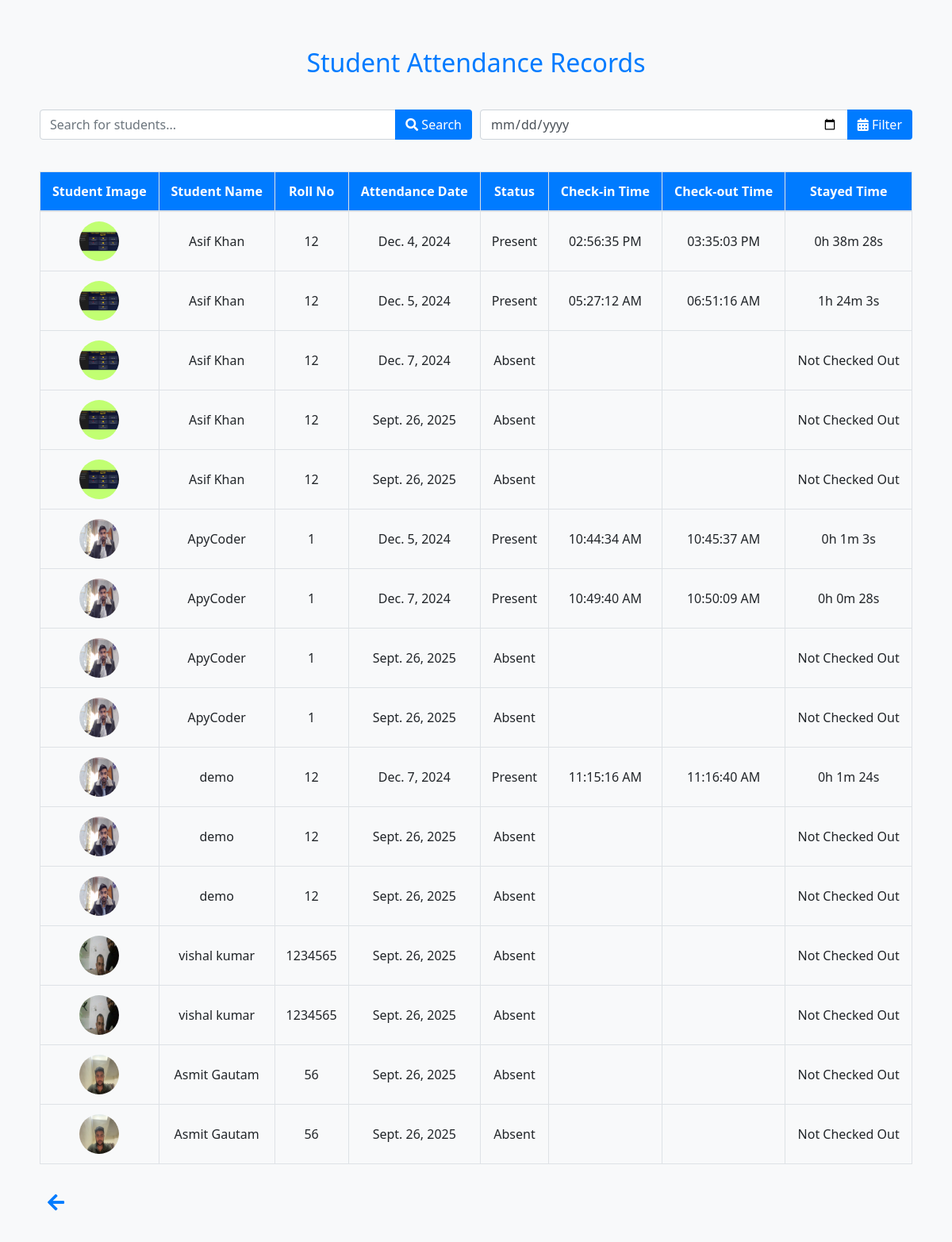
The app's page /students/attendance/ (signed in) with its own data.
### app1/models.py (models this page shows, shortened)
class Attendance(models.Model):
    student = models.ForeignKey(Student, on_delete=models.CASCADE)
    date = models.DateField()
    check_in_time = models.DateTimeField(null=True, blank=True)
    check_out_time = models.DateTimeField(null=True, blank=True)
    status = models.CharField(max_length=20, choices=[('Present', 'Present'), ('Absent', 'Absent')], default='Absent')
    is_late = models.BooleanField(default=False)
    email_sent = models.BooleanField(default=False)
    def calculate_duration(self):
        if self.check_in_time and self.check_out_time:
            duration = self.check_out_time - self.check_in_time
            hours, remainder = divmod(duration.total_seconds(), 3600)
            minutes, seconds = divmod(remainder, 60)
            return f"{int(hours)}h {int(minutes)}m {int(seconds)}s"
        return None

class Student(models.Model):
    user = models.OneToOneField(User, on_delete=models.CASCADE, related_name="student_profile")
    name = models.CharField(max_length=255)
    email = models.EmailField(max_length=255)
    phone_number = models.CharField(max_length=15)
    student_class = models.CharField(max_length=100)
    image = models.ImageField(upload_to='students/')
    authorized = models.BooleanField(default=False)
    roll_no = models.CharField(max_length=20)
    address = models.TextField()
    date_of_birth = models.DateField()
    joining_date = models.DateField()
    mother_name = models.CharField(max_length=255)
    father_name = models.CharField(max_length=255)

### app1/views.py (the view)
# urls.py: path('students/attendance/', views.student_attendance_list, name='student_attendance_list'),
@login_required
@user_passes_test(is_admin)
def student_attendance_list(request):
    search_query = request.GET.get('search', '')
    date_filter = request.GET.get('attendance_date', '')
    students = Student.objects.all()
    if search_query:
        students = students.filter(name__icontains=search_query)
    student_attendance_data = []
    for student in students:
        attendance_records = Attendance.objects.filter(student=student)
        if date_filter:
            attendance_records = attendance_records.filter(date=date_filter)
        attendance_records = attendance_records.order_by('date')
        student_attendance_data.append({
            'student': student,
            'attendance_records': attendance_records
        })
    context = {
        'student_attendance_data': student_attendance_data,
        'search_query': search_query,  # Pass the search query to the template
        'date_filter': date_filter       # Pass the date filter to the template
    }
    return render(request, 'student_attendance_list.html', context)

### app1/views.py (called while the page is built)
def is_admin(user):
    return user.is_superuser

### templates/student_attendance_list.html (shortened to what this page needs)
<!DOCTYPE html>
<html lang="en">
<head>
    <link rel="stylesheet" href="https://stackpath.bootstrapcdn.com/bootstrap/4.5.2/css/bootstrap.min.css">
    <link rel="stylesheet" href="https://cdnjs.cloudflare.com/ajax/libs/font-awesome/5.15.3/css/all.min.css">
</head>
<body>
<div class="container">
    <h2 class="heading">Student Attendance Records</h2>
    <form method="get" class="filter-container">
        <div class="input-group">
            <input type="text" name="search" class="form-control" placeholder="Search for students..." value="{{ search_query }}">
            <div class="input-group-append">
                <button class="btn btn-custom" type="submit"><i class="fas fa-search"></i> Search</button>
            </div>
        </div>
        <div class="input-group">
            <input type="date" name="attendance_date" class="form-control" value="{{ date_filter }}">
            <div class="input-group-append">
                <button class="btn btn-custom" type="submit"><i class="fas fa-calendar-alt"></i> Filter</button>
            </div>
        </div>
    </form>
    <div class="table-responsive attendance-table">
        <table class="table table-bordered table-hover">
            <thead>
                <tr>
                    <th>Student Image</th>
                    <th>Student Name</th>
                    <th>Roll No</th>
                    <th>Attendance Date</th>
                    <th>Status</th>
                    <th>Check-in Time</th>
                    <th>Check-out Time</th>
                    <th>Stayed Time</th>
                </tr>
            </thead>
            <tbody>
                {% for data in student_attendance_data %}
                    {% for attendance in data.attendance_records %}
                    <tr>
                        <td>
                            {% if data.student.image %}
                                <img src="{{ data.student.image.url }}" alt="{{ data.student.name }}" style="width: 50px; height: 50px; border-radius: 50%;">
                            {% else %}
                                No Image
                            {% endif %}
                        </td>
                        <td>{{ data.student.name }}</td>
                        <td>{{ data.student.roll_no }}</td>
                        <td>{{ attendance.date }}</td>
                        <td>{{ attendance.status }}</td>
                        <td>{{ attendance.check_in_time|date:"h:i:s A" }}</td>
                        <td>{{ attendance.check_out_time|date:"h:i:s A" }}</td>
                        <td>
                            {% if attendance.check_in_time and attendance.check_out_time %}
                                {{ attendance.calculate_duration }}
                            {% else %}
                                Not Checked Out
                            {% endif %}
                        </td>
                    </tr>
                    {% endfor %}
                {% endfor %}
            </tbody>
        </table>
    </div>
    <div class="footer">
        <i class="fas fa-arrow-left back-icon" onclick="location.href='/'"></i>
    </div>
</div>
</body>
</html>

### templates/student_attendance_list.html (style rules this page uses)
body, html { margin: 0; padding: 0; font-family: 'Segoe UI', Tahoma, Geneva, Verdana, sans-serif; background-color: #f8f9fa; color: #343a40; }
.container { padding: 20px; min-height: 100vh; display: flex; flex-direction: column; }
.table-responsive { margin-top: 20px; flex-grow: 1; }
.table thead th { vertical-align: middle; text-align: center; background-color: #007bff; color: white; }
.table td, .table th { vertical-align: middle; text-align: center; }
.heading { text-align: center; margin: 40px 0; color: #007bff; }
.footer { margin-top: auto; padding: 10px 0; text-align: left; }
.back-icon { padding: 10px; font-size: 1.5em; color: #007bff; cursor: pointer; transition: color 0.3s ease; }
.filter-container { display: flex; justify-content: space-between; margin-bottom: 20px; }
.filter-container .input-group { flex: 1; margin-right: 10px; }
.filter-container .input-group:last-child { margin-right: 0; }
.btn-custom { background-color: #007bff; color: white; }

### records on screen
Student: student.name "Asif Khan", student.roll_no "12"
Attendance: student.image (picture), date "Dec. 4, 2024", status "Present", check_in_time "02:56:35 PM", check_out_time "03:35:03 PM", calculate_duration "0h 38m 28s"
Attendance: student.image (picture), date "Dec. 5, 2024", status "Present", check_in_time "05:27:12 AM", check_out_time "06:51:16 AM", calculate_duration "1h 24m 3s"
Attendance: student.image (picture), date "Dec. 7, 2024", status "Absent", shows "Not Checked Out"
Attendance: student.image (picture), date "Sept. 26, 2025", status "Absent", shows "Not Checked Out"
Attendance: student.image (picture), date "Sept. 26, 2025", status "Absent", shows "Not Checked Out"
Student: student.name "ApyCoder", student.roll_no "1"
Attendance: student.image (picture), date "Dec. 5, 2024", status "Present", check_in_time "10:44:34 AM", check_out_time "10:45:37 AM", calculate_duration "0h 1m 3s"
Attendance: student.image (picture), date "Dec. 7, 2024", status "Present", check_in_time "10:49:40 AM", check_out_time "10:50:09 AM", calculate_duration "0h 0m 28s"
Attendance: student.image (picture), date "Sept. 26, 2025", status "Absent", shows "Not Checked Out"
Attendance: student.image (picture), date "Sept. 26, 2025", status "Absent", shows "Not Checked Out"
Student: student.name "demo", student.roll_no "12"
Attendance: student.image (picture), date "Dec. 7, 2024", status "Present", check_in_time "11:15:16 AM", check_out_time "11:16:40 AM", calculate_duration "0h 1m 24s"
Attendance: student.image (picture), date "Sept. 26, 2025", status "Absent", shows "Not Checked Out"
Attendance: student.image (picture), date "Sept. 26, 2025", status "Absent", shows "Not Checked Out"
Student: student.name "vishal kumar", student.roll_no "1234565"
Attendance: student.image (picture), date "Sept. 26, 2025", status "Absent", shows "Not Checked Out"
Attendance: student.image (picture), date "Sept. 26, 2025", status "Absent", shows "Not Checked Out"
Student: student.name "Asmit Gautam", student.roll_no "56"
Attendance: student.image (picture), date "Sept. 26, 2025", status "Absent", shows "Not Checked Out"
Attendance: student.image (picture), date "Sept. 26, 2025", status "Absent", shows "Not Checked Out"
